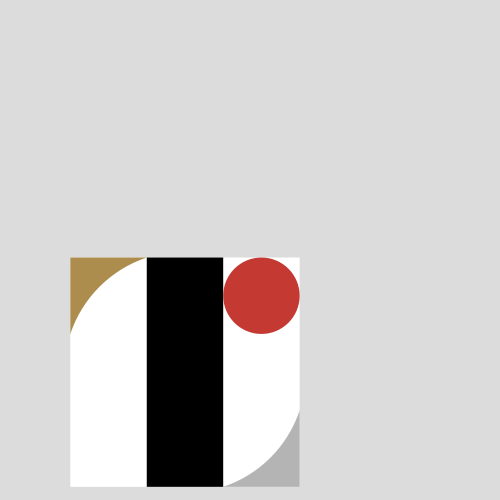
Frame 1 (no input)
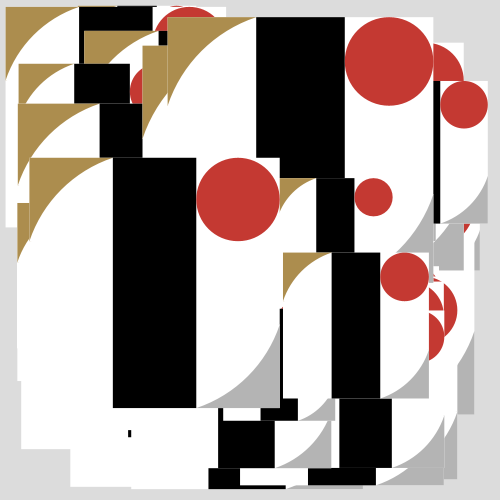
Frame 60 (the mouse pressed at the canvas centre just before this capture)
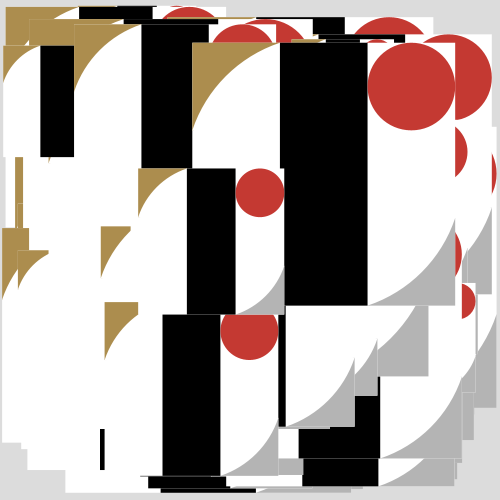
Frame 120 (the mouse held since frame 60 and released just before this capture)

The Processing sketch that drew these frames (run headless with seeded random() and noise(); from frame 60 on, the mouse is pressed at the canvas centre):

// Processing sketch: p06LogoRandom
// ── p06LogoRandom.pde
/*
 * Tokyo 2020 Emblem
 * modified by Tatsuo Sugimoto
 * based on by Akihiro Kubota
 */

// 最初に1回実行される関数
void setup() {
  // ウィンドウのサイズ
  size(500, 500);
  // 背景色
  background(220);
  // カーソルを隠す
  noCursor();
}

// 実行中繰り返し実行される関数
void draw() {
  // ランダムな位置にランダムなサイズのロゴを描く
  float logoSize = random(100, 300);
  logo(random(width - logoSize), random(height - logoSize), logoSize, logoSize);
}

// ロゴを描く関数（自作）
void logo(float x, float y, float w, float h) {
  noStroke();
  
  fill(255); // White
  rect(x, y, w, h);
  
  float uw = w / 3.0;
  float uh = h / 3.0;
  
  fill(172, 141, 78); // Gold
  rect(x, y, uw, uh);
  
  fill(180); // Silver
  rect(x + uw * 2, y + uh * 2, uw, uh);

  float r = dist(uw, 0, w / 2.0, h / 2.0);
  println(r);
  
  fill(255); // White
  arc(x + w / 2.0, y + h / 2.0, r * 2, r * 2, atan2(-uh / 2.0, - w / 2.0), atan2(- h / 2.0, - uw / 2.0));
  arc(x + w / 2.0, y + h / 2.0, r * 2, r * 2, atan2(uh /2.0, w / 2.0), atan2(h / 2.0, uw / 2.0));
  
  fill(0); // Black
  rect(x + uw, y, uw, h);
  
  fill(196, 57, 50); // Red
  ellipse(x + uw * 2.5, y + uh / 2.0, uw, uh);
}
